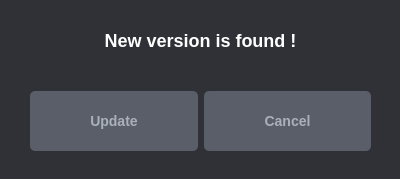
<?xml version="1.0" encoding="UTF-8"?>
<ui version="4.0">
 <class>Form_2</class>
 <widget class="QWidget" name="Form_2">
  <property name="geometry">
   <rect>
    <x>0</x>
    <y>0</y>
    <width>400</width>
    <height>179</height>
   </rect>
  </property>
  <property name="windowTitle">
   <string>Form</string>
  </property>
  <property name="windowIcon">
   <iconset>
    <normaloff>../../SCLegacy/1234.ico</normaloff>../../SCLegacy/1234.ico</iconset>
  </property>
  <property name="styleSheet">
   <string notr="true">QWidget{
	background-color: rgb(47, 49, 54);


}

QPushButton{
float: right;
	border-radius: 5px;
	padding: 5px 9px;
	font-size: 1.2em;
	background-color: rgb(89, 94, 104);
	border-bottom: 4px solid rgba(217,91,72,1);
	color: white;
	font-family: 'Roboto Slab', serif;
	font-size: 14px;
	width: 75px;
	height: 50px;
	font-weight: bold;
    border: bold;
	color: rgb(170, 176, 186);
}
	
QPushButton:hover{
	background-color: rgb(115, 114, 145);
	color: white;
}

QPushButton:pressed{
	background-color: silver;
}

QLabel{
	color:white;
	width: 75px;
	height: 50px;
	font-size: 18px;
	font-weight: bold;
    border: bold;
}



</string>
  </property>
  <widget class="QWidget" name="horizontalLayoutWidget">
   <property name="geometry">
    <rect>
     <x>30</x>
     <y>90</y>
     <width>341</width>
     <height>62</height>
    </rect>
   </property>
   <layout class="QHBoxLayout" name="horizontalLayout">
    <item>
     <widget class="QPushButton" name="pushButton">
      <property name="text">
       <string>Update</string>
      </property>
     </widget>
    </item>
    <item>
     <widget class="QPushButton" name="pushButton_2">
      <property name="text">
       <string>Cancel</string>
      </property>
     </widget>
    </item>
   </layout>
  </widget>
  <widget class="QLabel" name="label">
   <property name="geometry">
    <rect>
     <x>100</x>
     <y>10</y>
     <width>201</width>
     <height>61</height>
    </rect>
   </property>
   <property name="text">
    <string>New version is found !</string>
   </property>
   <property name="textFormat">
    <enum>Qt::PlainText</enum>
   </property>
   <property name="alignment">
    <set>Qt::AlignCenter</set>
   </property>
  </widget>
 </widget>
 <resources/>
 <connections/>
</ui>
